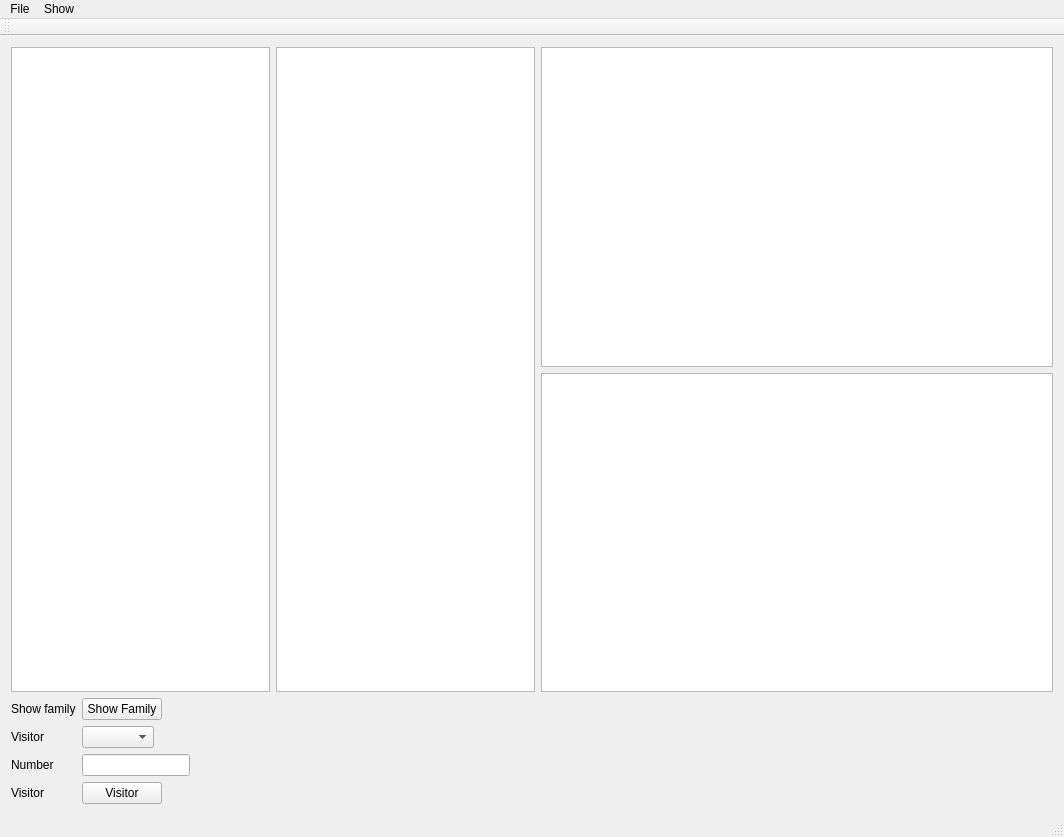
<?xml version="1.0" encoding="UTF-8"?>
<ui version="4.0">
 <class>MainWindow</class>
 <widget class="QMainWindow" name="MainWindow">
  <property name="geometry">
   <rect>
    <x>0</x>
    <y>0</y>
    <width>1064</width>
    <height>837</height>
   </rect>
  </property>
  <property name="windowTitle">
   <string>MainWindow</string>
  </property>
  <widget class="QWidget" name="centralWidget">
   <layout class="QVBoxLayout" name="verticalLayout">
    <item>
     <layout class="QHBoxLayout" name="horizontalLayout_4">
      <item>
       <layout class="QVBoxLayout" name="verticalLayout_5">
        <item>
         <widget class="QTreeView" name="treeView">
          <property name="contextMenuPolicy">
           <enum>Qt::ActionsContextMenu</enum>
          </property>
         </widget>
        </item>
       </layout>
      </item>
      <item>
       <layout class="QVBoxLayout" name="verticalLayout_6">
        <property name="sizeConstraint">
         <enum>QLayout::SetMinimumSize</enum>
        </property>
        <item>
         <widget class="QListView" name="listViewSelectedValue">
          <property name="maximumSize">
           <size>
            <width>300</width>
            <height>16777215</height>
           </size>
          </property>
         </widget>
        </item>
       </layout>
      </item>
      <item>
       <layout class="QVBoxLayout" name="verticalLayout_4">
        <property name="sizeConstraint">
         <enum>QLayout::SetMaximumSize</enum>
        </property>
        <item>
         <widget class="QTableView" name="tableViewContent">
          <property name="sizePolicy">
           <sizepolicy hsizetype="Expanding" vsizetype="Expanding">
            <horstretch>0</horstretch>
            <verstretch>0</verstretch>
           </sizepolicy>
          </property>
          <property name="minimumSize">
           <size>
            <width>512</width>
            <height>0</height>
           </size>
          </property>
          <property name="sortingEnabled">
           <bool>true</bool>
          </property>
         </widget>
        </item>
        <item>
         <widget class="QTableView" name="tableViewSpecial">
          <property name="minimumSize">
           <size>
            <width>512</width>
            <height>0</height>
           </size>
          </property>
         </widget>
        </item>
       </layout>
      </item>
     </layout>
    </item>
    <item>
     <layout class="QFormLayout" name="formLayout">
      <property name="sizeConstraint">
       <enum>QLayout::SetMaximumSize</enum>
      </property>
      <property name="fieldGrowthPolicy">
       <enum>QFormLayout::FieldsStayAtSizeHint</enum>
      </property>
      <item row="0" column="0">
       <widget class="QLabel" name="showFamilyLabel">
        <property name="maximumSize">
         <size>
          <width>150</width>
          <height>16777215</height>
         </size>
        </property>
        <property name="text">
         <string>Show family</string>
        </property>
       </widget>
      </item>
      <item row="0" column="1">
       <widget class="QPushButton" name="pushButtonShowFamily">
        <property name="maximumSize">
         <size>
          <width>150</width>
          <height>16777215</height>
         </size>
        </property>
        <property name="text">
         <string>Show Family</string>
        </property>
       </widget>
      </item>
      <item row="1" column="0">
       <widget class="QLabel" name="visitorLabel">
        <property name="maximumSize">
         <size>
          <width>150</width>
          <height>16777215</height>
         </size>
        </property>
        <property name="text">
         <string>Visitor</string>
        </property>
       </widget>
      </item>
      <item row="1" column="1">
       <widget class="QComboBox" name="comboBoxVisitor">
        <property name="maximumSize">
         <size>
          <width>150</width>
          <height>16777215</height>
         </size>
        </property>
       </widget>
      </item>
      <item row="2" column="0">
       <widget class="QLabel" name="numberLabel">
        <property name="text">
         <string>Number</string>
        </property>
       </widget>
      </item>
      <item row="2" column="1">
       <widget class="QLineEdit" name="lineEditVisitor">
        <property name="maximumSize">
         <size>
          <width>150</width>
          <height>16777215</height>
         </size>
        </property>
       </widget>
      </item>
      <item row="3" column="0">
       <widget class="QLabel" name="visitorLabel_2">
        <property name="text">
         <string>Visitor</string>
        </property>
       </widget>
      </item>
      <item row="3" column="1">
       <widget class="QPushButton" name="pushButtonVisitor">
        <property name="maximumSize">
         <size>
          <width>150</width>
          <height>16777215</height>
         </size>
        </property>
        <property name="text">
         <string>Visitor</string>
        </property>
       </widget>
      </item>
     </layout>
    </item>
   </layout>
  </widget>
  <widget class="QMenuBar" name="menuBar">
   <property name="geometry">
    <rect>
     <x>0</x>
     <y>0</y>
     <width>1064</width>
     <height>21</height>
    </rect>
   </property>
   <widget class="QMenu" name="menuFile">
    <property name="title">
     <string>File</string>
    </property>
    <addaction name="actionNewDatabase"/>
    <addaction name="actionLoadDatabase"/>
   </widget>
   <widget class="QMenu" name="menuShow">
    <property name="title">
     <string>Show</string>
    </property>
    <addaction name="actionCity_table"/>
    <addaction name="actionBuilding_table"/>
    <addaction name="actionCharacter_table"/>
   </widget>
   <addaction name="menuFile"/>
   <addaction name="menuShow"/>
  </widget>
  <widget class="QToolBar" name="mainToolBar">
   <attribute name="toolBarArea">
    <enum>TopToolBarArea</enum>
   </attribute>
   <attribute name="toolBarBreak">
    <bool>false</bool>
   </attribute>
  </widget>
  <widget class="QStatusBar" name="statusBar"/>
  <action name="actionNewDatabase">
   <property name="text">
    <string>New Database</string>
   </property>
  </action>
  <action name="actionLoadDatabase">
   <property name="text">
    <string>Load Database</string>
   </property>
   <property name="shortcut">
    <string>Ctrl+L</string>
   </property>
  </action>
  <action name="actionCity_table">
   <property name="text">
    <string>City table</string>
   </property>
  </action>
  <action name="actionBuilding_table">
   <property name="text">
    <string>Building table</string>
   </property>
  </action>
  <action name="actionCharacter_table">
   <property name="text">
    <string>Character table</string>
   </property>
  </action>
  <action name="actionAddCity">
   <property name="text">
    <string>Add City</string>
   </property>
  </action>
  <action name="actionAddBuilding">
   <property name="text">
    <string>Add Building</string>
   </property>
  </action>
  <action name="actionAddGroup">
   <property name="text">
    <string>Add Group</string>
   </property>
  </action>
 </widget>
 <layoutdefault spacing="6" margin="11"/>
 <resources/>
 <connections/>
 <slots>
  <slot>loadDatabase()</slot>
 </slots>
</ui>
